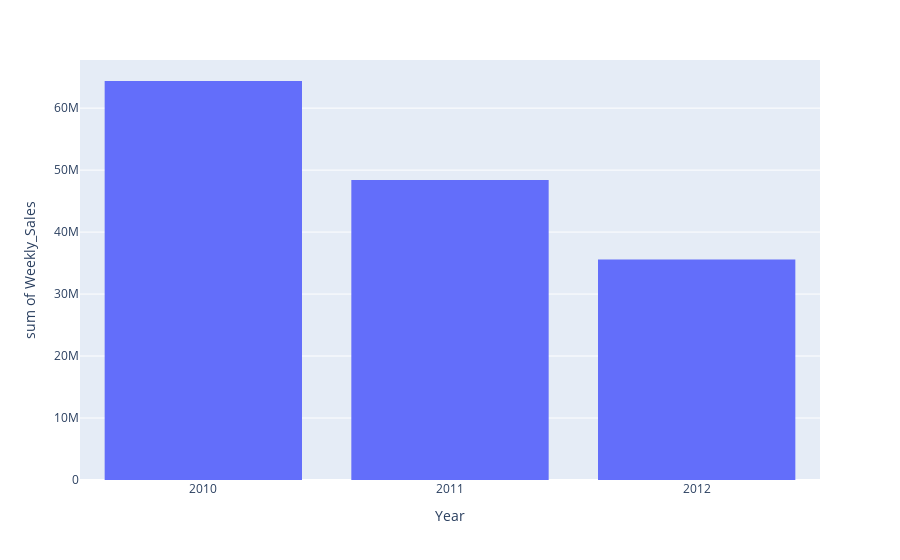

Notebook cell for this chart:
### Code cell
# Displaying total revenue by year
fig = px.histogram(dataset, x='Year', y= 'Weekly_Sales')
fig.update_xaxes(type='category', categoryorder="category ascending")
fig.show()

### Figure 1 — Plotly figure (JSON) as saved in the notebook; plotly's stock layout.template omitted (floating-point values rounded to 4 significant figures; data arrays with more than 128 entries replaced by an {"elided": "..."} marker saying what was removed)
{"data": [{"alignmentgroup": "True", "bingroup": "x", "histfunc": "sum", "hovertemplate": "Year=%{x}<br>sum of Weekly_Sales=%{y}<extra></extra>", "legendgroup": "", "marker": {"color": "#636efa", "pattern": {"shape": ""}}, "name": "", "offsetgroup": "", "orientation": "v", "showlegend": false, "type": "histogram", "x": {"elided": "150 int values"}, "xaxis": "x", "y": {"elided": "150 float values"}, "yaxis": "y"}], "layout": {"barmode": "relative", "legend": {"tracegroupgap": 0}, "margin": {"t": 60}, "xaxis": {"anchor": "y", "categoryorder": "category ascending", "domain": [0, 1], "title": {"text": "Year"}, "type": "category"}, "yaxis": {"anchor": "x", "domain": [0, 1], "title": {"text": "sum of Weekly_Sales"}}}}
